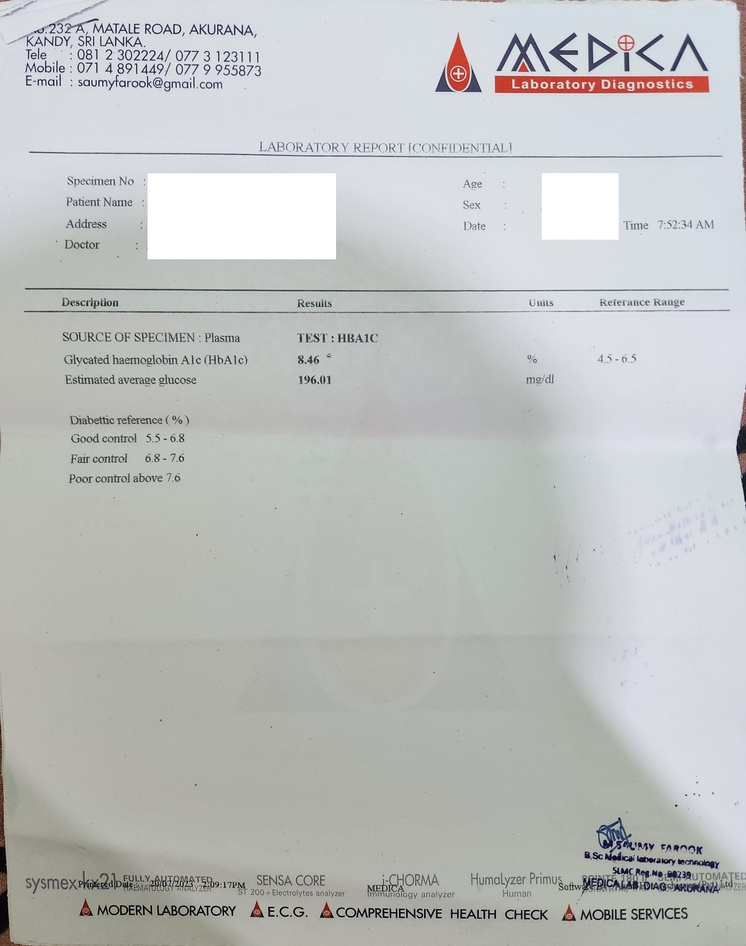
#> input picture lab_project/uploads/20251117_113800 (1).jpg, 746 x 946 px, shrunk from 2766 x 3509 before the run
$ python -i ocr_service.py   (imports and definitions only)
#> lines starting #> are read from the running program, lines starting #| are printed output that depends on the picture; after the words box and inside, x2 and y2 are one past the last pixel; in counts of white or black regions, pixels touching at a corner belong together
#> further down, picture is the input picture: PIL image 746x946 RGB; mean R, G, B 190.4, 192.4, 191.7
import base64
import io
import re

import cv2
import numpy as np
from PIL import Image
import pytesseract


# ===================================================
# TESSERACT PATH - WINDOWS
# ===================================================
pytesseract.pytesseract.tesseract_cmd = r"C:\Program Files\Tesseract-OCR\tesseract.exe"


# ===================================================
# IMAGE PREPROCESSING FOR OCR
# ===================================================
def preprocess_image(image: Image.Image):
    img = np.array(image.convert("RGB"))

    # RGB to grayscale
    gray = cv2.cvtColor(img, cv2.COLOR_RGB2GRAY)

    # Upscale small text
    gray = cv2.resize(
        gray,
        None,
        fx=2,
        fy=2,
        interpolation=cv2.INTER_CUBIC
    )
#> gray: shape (1892, 1492)

    # Denoise
    denoised = cv2.fastNlMeansDenoising(gray, h=30)

    # Sharpen
    kernel = np.array([
        [0, -1, 0],
        [-1, 5, -1],
        [0, -1, 0]
    ])

    sharpened = cv2.filter2D(denoised, -1, kernel)

    # Adaptive threshold
    thresholded = cv2.adaptiveThreshold(
        sharpened,
        255,
        cv2.ADAPTIVE_THRESH_GAUSSIAN_C,
        cv2.THRESH_BINARY,
        31,
        11
    )
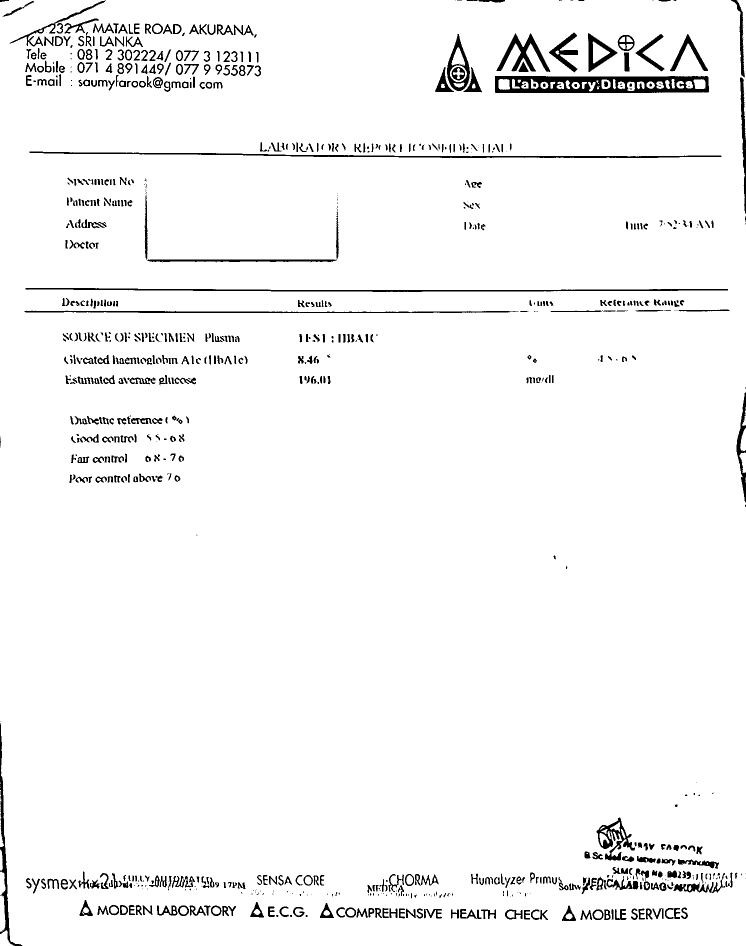
#> thresholded: shape (1892, 1492) (shown at 1/2 size); 96.3% white; 896 black regions (265 under 20 px), largest, box (x1, y1, x2, y2) and area: (990, 152, 1418, 186) 9797, (59, 303, 1443, 316) 4528, (51, 576, 1456, 584) 4431

    return thresholded


# ===================================================
# CLEAN OCR TEXT
# ===================================================
# [59 lines left out: functions clean_ocr_text, extract_text_from_image, not called in this run]

>>> from PIL import Image
>>> picture = Image.open('../../../../../lab_project/uploads/20251117_113800 (1).jpg')
>>> result = preprocess_image(picture)

$ run again, on lab_project/uploads/20251117_114821.jpg
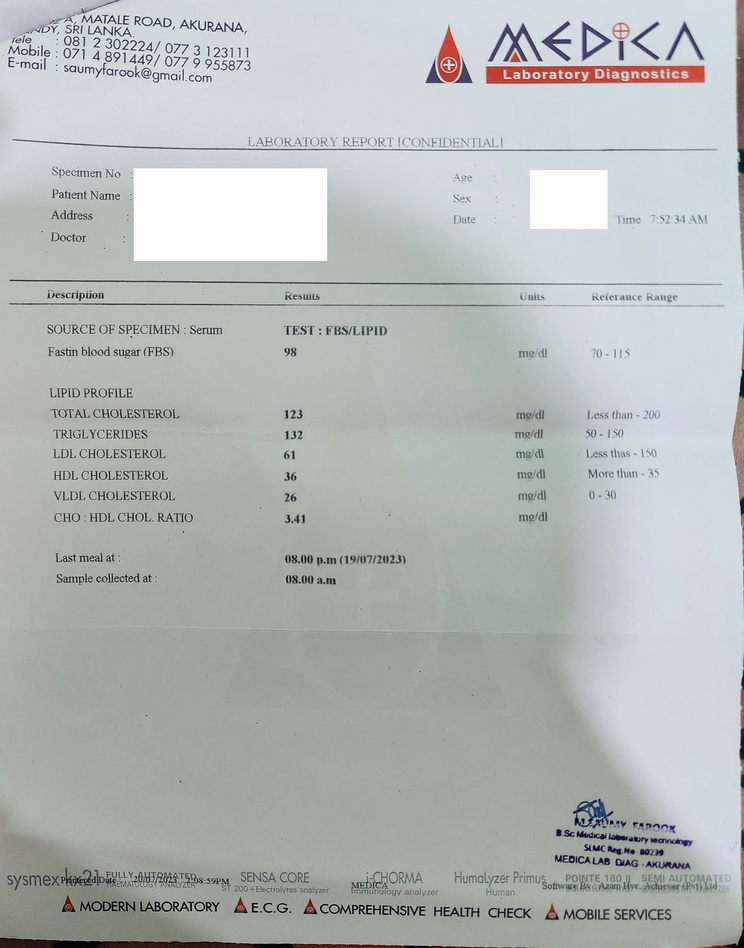
#> input picture lab_project/uploads/20251117_114821.jpg, 744 x 948 px, shrunk from 2497 x 3182 before the run
#> picture is the input picture: PIL image 744x948 RGB; mean R, G, B 179.3, 185, 183.3
#> in preprocess_image, `thresholded = cv2.adaptiveThreshold( sharpened, 255, cv2.ADAPTIVE_THRE..`:
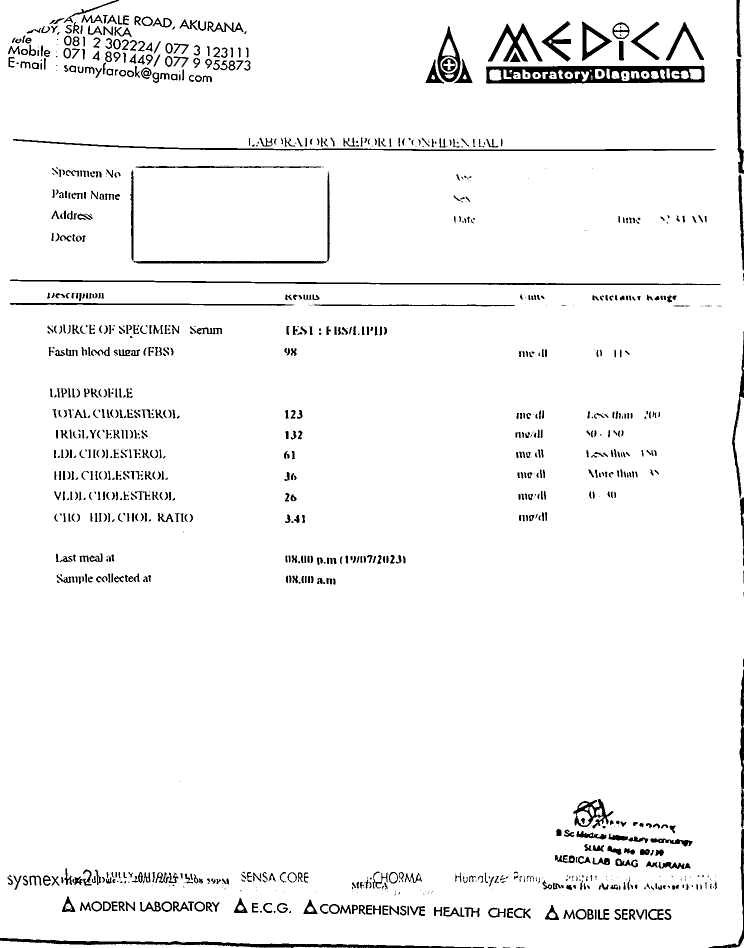
#> thresholded: shape (1896, 1488) (shown at 1/2 size); 95.8% white; 1182 black regions (356 under 20 px), largest, box (x1, y1, x2, y2) and area: (972, 131, 1410, 168) 9808, (0, 1876, 968, 1896) 5444, (20, 559, 1441, 571) 4373

$ run again, on lab_project/uploads/20251117_123135.jpg
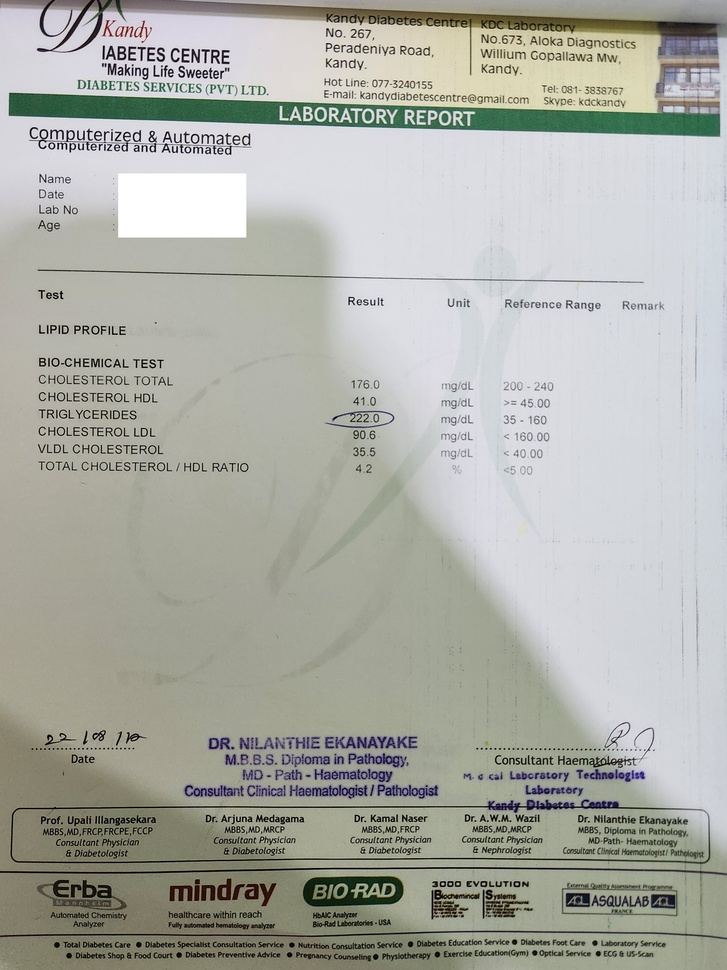
#> input picture lab_project/uploads/20251117_123135.jpg, 727 x 970 px, shrunk from 2609 x 3479 before the run
#> picture is the input picture: PIL image 727x970 RGB; mean R, G, B 172.5, 174, 166.5
#> in preprocess_image, `gray = cv2.cvtColor(img, cv2.COLOR_RGB2GRAY)`:
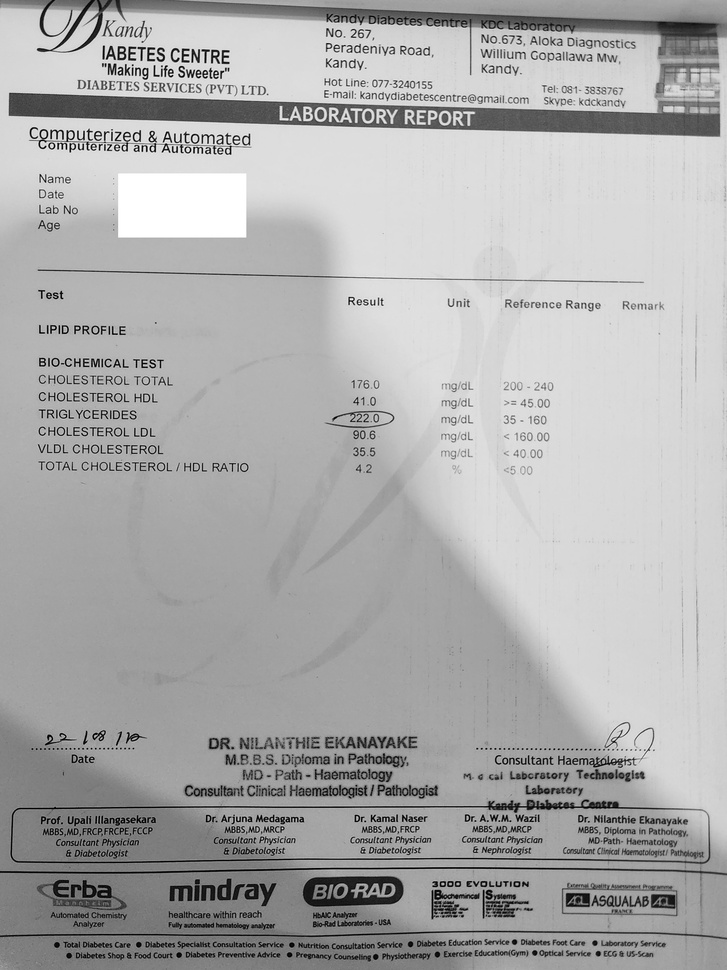
#> gray: shape (970, 727); min 0, max 255, mean 172.7
#> in preprocess_image, `thresholded = cv2.adaptiveThreshold( sharpened, 255, cv2.ADAPTIVE_THRE..`:
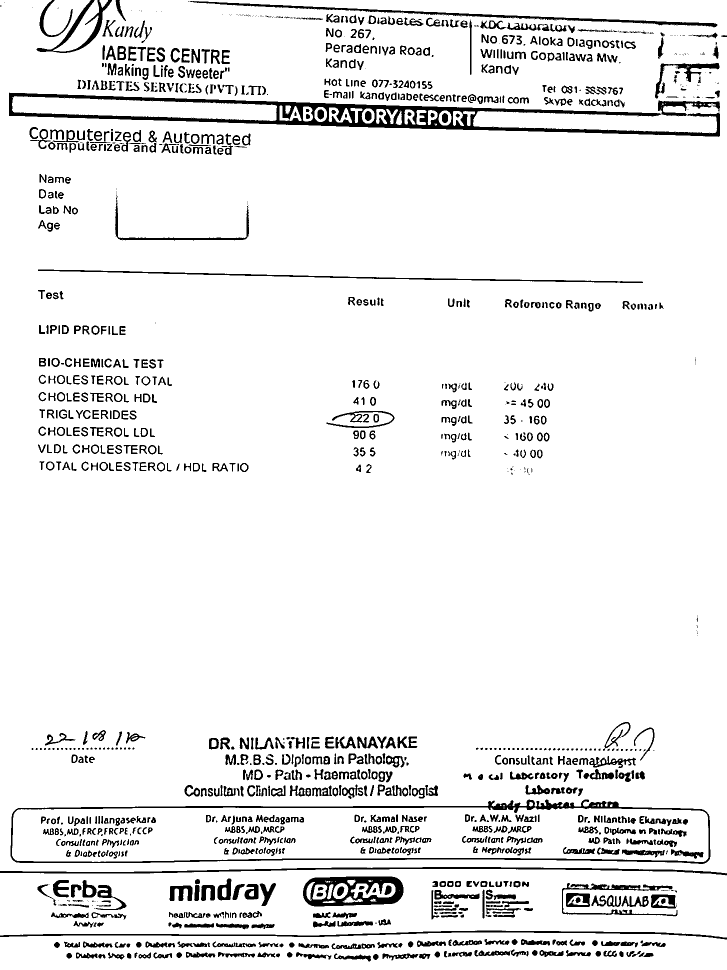
#> thresholded: shape (1940, 1454) (shown at 1/2 size); 92.5% white; 1358 black regions (289 under 20 px), largest, box (x1, y1, x2, y2) and area: (18, 185, 1440, 274) 25810, (21, 1599, 1421, 1728) 11560, (606, 1753, 807, 1813) 6444
